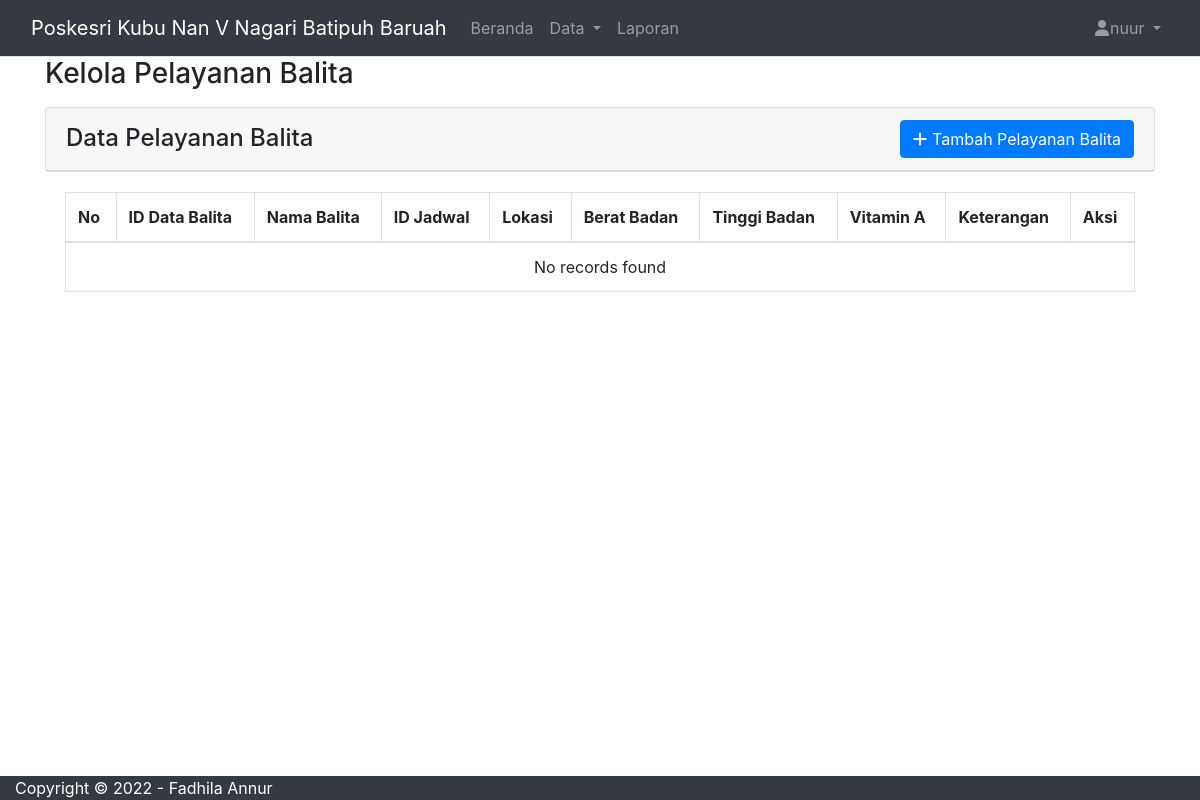
The page /admin/pelayanan_balita.php (signed in) on the database as committed earlier.
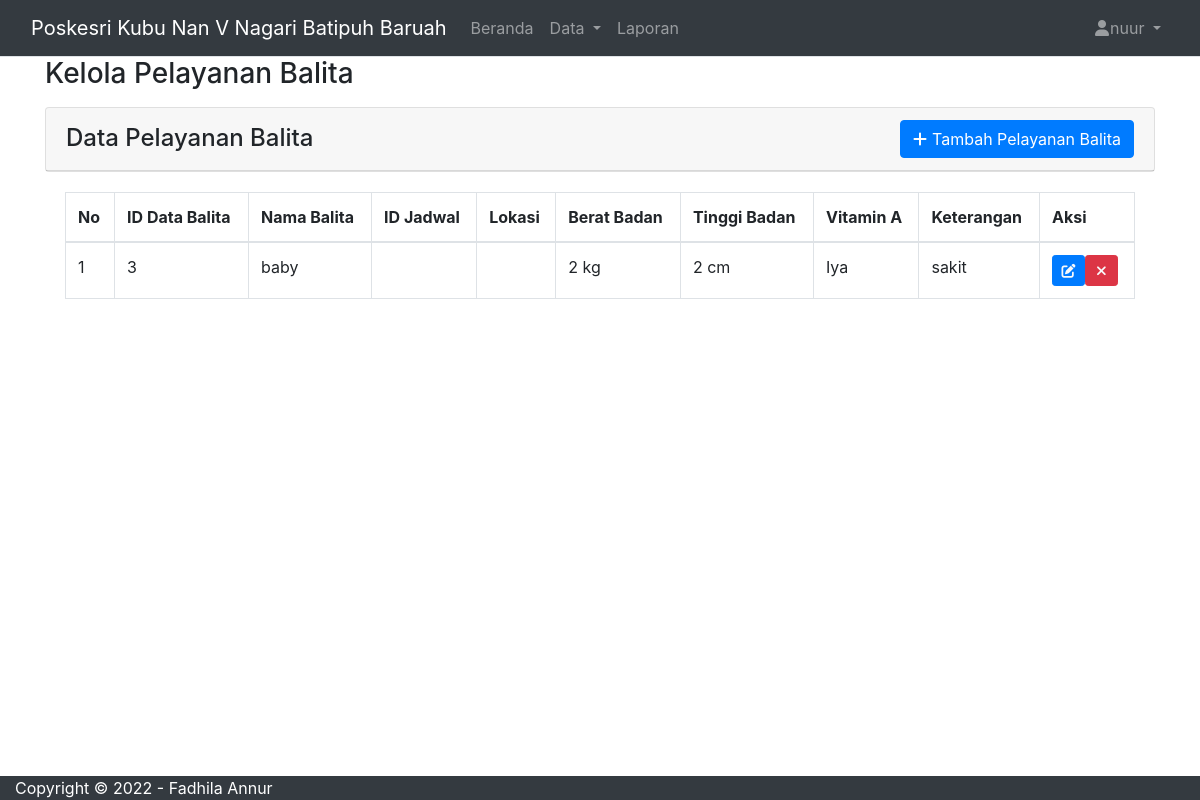
The same page on the database as committed later.
### tables this page shows
CREATE TABLE `pelayanan_balita` (
  `id_pelayanan_balita` int(11) NOT NULL,
  `id_data_balita` int(11) NOT NULL,
  `nama_balita` varchar(100) NOT NULL,
  `jenis_kelamin` varchar(10) NOT NULL,
  `tgl_lahir` date NOT NULL,
  `berat_badan` float NOT NULL,
  `tinggi_badan` float NOT NULL,
  `vitamin_a` varchar(255) NOT NULL,
  `keterangan` text NOT NULL
);

### admin/pelayanan_balita.php (the view, shortened to what this page needs)
<?php
include 'layout/header.php';
include '../koneksi.php';
$sql = "SELECT * FROM pelayanan_balita";
$result = $koneksi->query($sql);
?>
<div class="wrapper">
    <div class="main-panel">
        <div class="main-header">
            <?php include 'layout/navbar.php'; ?>
        </div>
        <div class="container">
            <div class="page-inner">
                <div class="page-header">
                    <h3 class="fw-bold mb-3">Kelola Pelayanan Balita</h3>
                </div>
                <div class="row">
                    <div class="col-md-12">
                        <div class="card">
                            <div class="card-header">
                                <div class="d-flex justify-content-between align-items-center">
                                    <h4 class="card-title mb-0">Data Pelayanan Balita</h4>
                                    <button type="button" class="btn btn-primary btn-round" data-bs-toggle="modal" data-bs-target="#pelayananBalitaModal" onclick="resetForm()">
                                        <i class="fa fa-plus"></i>
                                        Tambah Pelayanan Balita
                                    </button>
                                </div>
                            </div>
                        </div>
                        <div class="card-body">
                            <div class="table-responsive">
                                <table id="pelayananBalitaTable" class="table table-bordered table-hover">
                                    <thead>
                                        <tr>
                                            <th>No</th>
                                            <th>ID Data Balita</th>
                                            <th>Nama Balita</th>
                                            <th>ID Jadwal</th>
                                            <th>Lokasi</th>
                                            <th>Berat Badan</th>
                                            <th>Tinggi Badan</th>
                                            <th>Vitamin A</th>
                                            <th>Keterangan</th>
                                            <th>Aksi</th>
                                        </tr>
                                    </thead>
                                    <tbody>
                                        <?php
                                        if ($result->num_rows > 0) {
                                            $no = 0;
                                            while ($row = $result->fetch_assoc()) {
                                                $no++;
                                        ?>
                                                <tr>
                                                    <td><?php echo $no; ?></td>
                                                    <td><?php echo $row['id_data_balita']; ?></td>
                                                    <td><?php echo $row['nama_balita']; ?></td>
                                                    <td><?php echo $row['id_jadwal']; ?></td>
                                                    <td><?php echo $row['lokasi']; ?></td>
                                                    <td><?php echo $row['berat_badan'].' kg'; ?></td>
                                                    <td><?php echo $row['tinggi_badan'].' cm'; ?></td>
                                                    <td><?php echo $row['vitamin_a']; ?></td>
                                                    <td><?php echo $row['keterangan']; ?></td>
                                                    <td>
                                                        <div class="form-button-action d-flex">
                                                            <button class="btn btn-primary btn-sm edit-btn" data-bs-toggle="modal" data-bs-target="#pelayananBalitaModal" onclick="editPelayananBalita(<?php echo htmlspecialchars(json_encode($row)); ?>)">
                                                                <i class="fa fa-edit text-light"></i>
                                                            </button>
                                                            <a href="?delete=<?php echo $row['id_pelayanan_balita']; ?>" class="btn btn-danger btn-sm" onclick="return confirm('Are you sure you want to delete this record?')">
                                                                <i class="fa fa-times text-light"></i>
                                                            </a>
                                                        </div>
                                                    </td>
                                                </tr>
                                        <?php
                                            }
                                        } else {
                                            echo "<tr><td colspan='10' class='text-center'>No records found</td></tr>";
                                        }
                                        ?>
                                    </tbody>
                                </table>
                            </div>
                        </div>
                    </div>
                </div>
                <?php include 'layout/footer.php'; ?>

### admin/layout/header.php (shortened to what this page needs)
<!DOCTYPE html>
<html lang="en">
<head>
    <link href="https://stackpath.bootstrapcdn.com/bootstrap/4.5.2/css/bootstrap.min.css" rel="stylesheet">
    <link rel="stylesheet" href="https://cdnjs.cloudflare.com/ajax/libs/font-awesome/6.0.0-beta3/css/all.min.css">
</head>

### admin/layout/navbar.php (shortened to what this page needs)
<body>
    <div class="wrapper">
        <div class="main-panel">
            <nav class="navbar navbar-header navbar-expand-lg navbar-dark bg-dark border-bottom">
                <div class="container-fluid">
                    <a class="navbar-brand" href="indexAdmin.php">Poskesri Kubu Nan V Nagari Batipuh Baruah</a>
                    <div class="collapse navbar-collapse" id="navbarNav">
                        <ul class="navbar-nav mr-auto">
                            <li class="nav-item">
                                <a class="nav-link" href="indexAdmin.php">Beranda</a>
                            </li>
                            <li class="nav-item dropdown">
                                <a class="nav-link dropdown-toggle" href="#" id="dataDropdown" role="button" data-toggle="dropdown" aria-expanded="false">
                                    Data
                                </a>
                            </li>
                            <li class="nav-item">
                                <a class="nav-link" href="laporan.php">Laporan</a>
                            </li>
                        </ul>
                        <ul class="navbar-nav ml-auto">
                            <li class="nav-item dropdown">
                                <a class="nav-link dropdown-toggle" href="#" id="profileDropdown" role="button" data-toggle="dropdown" aria-expanded="false">
                                    <i class="fas fa-user"></i><?php echo $_SESSION['username']; ?>
                                </a>
                            </li>
                        </ul>
                    </div>
                </div>
            </nav>

### admin/layout/footer.php (shortened to what this page needs)
</div>
</div>
</div>
</div>
<footer class="footer bg-dark text-white">
        <div class="container-fluid d-flex justify-content-between">
            <div class="copyright center">
                <p class="mb-0">Copyright &copy; 2022 -
                    <a href="http://www.themekita.com" class="text-white">Fadhila Annur</a>
                </p>
            </div>
        </div>
    </footer>
<link href="https://stackpath.bootstrapcdn.com/bootstrap/4.3.1/css/bootstrap.min.css" rel="stylesheet">
</body>
</html>

### admin/layout/header.php (style rules this page uses)
i { width: 15px; height: 15px; }

### admin/layout/footer.php (style rules this page uses)
body { display: flex; flex-direction: column; min-height: 100vh; }
.footer { position: fixed; bottom: 0; width: 100%; }

Rows that differ between the two databases and show on the page:
added pelayanan_balita: id_data_balita "3", nama_balita "baby", berat_badan "2", tinggi_badan "2", vitamin_a "Iya", keterangan "sakit"
Other text that changed with them:
text no longer shown: "No records found"
